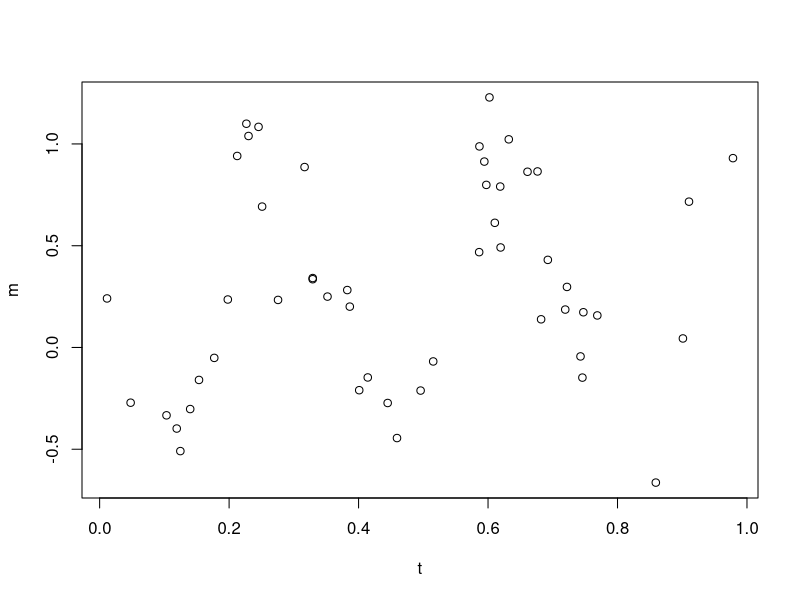
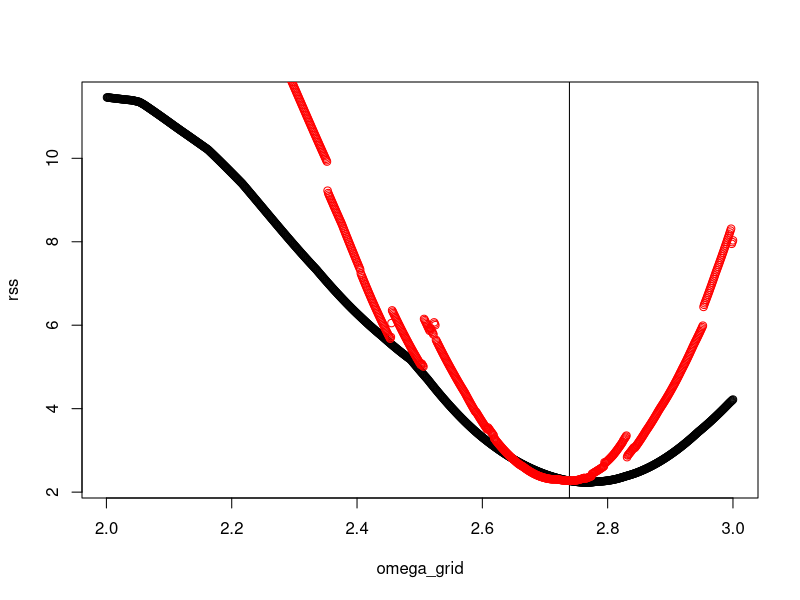

Write R code to recreate these figures, in order.
### compare newton method to grid search
### for newton, condition on amplitude, beta0, update phase
### optimize only across phase

rm(list=ls())
library(scales)

## simulate from sawtooth with amp 1 and phase 0
##   t : evaluaation points
##  cc : fraction down
Saw <- function(t,cc=0.75){
    t <- t %% 1
    return(((-2/cc)*t + 1)*(t < cc) + ((2/(1-cc))*t - (1+cc)/(1-cc))*(t >= cc))
}

SawPrime <- function(t,cc=0.75){
    ## returns derivative of sawtooth evaluated at t
    t <- t %% 1
    return((-2/cc)*(t < cc) + ((2/(1-cc))*(t >= cc)))
}

## computes beta and projects onto amp > 0 axis
ComputeBeta <- function(m,t,phi,omega){
    X <- cbind(1,Saw(omega*t+phi))
    B <- t(X)%*%X
    d <- t(X)%*%m
    z <- solve(B,d)
    ## find best solution with amp > 0
    if(z[2] < 0){
        e <- c(0,1)
        q <- solve(B,e)
        z <- z - q*(sum(e*z)/sum(e*q))
    }
   return(z)
}

ComputeResiduals <- function(m,t,phi,omega){
    X <- cbind(1,Saw(omega*t+phi))
    z <- ComputeBeta(m,t,phi,omega)
    return(m - X%*%z)
}

NewtonUpdate <- function(m,t,params,omega){
    ## 1. condition on phi, omega, closed for update for amp,beta0
    beta0 <- params[1]
    amp <- params[2]
    phi <- params[3]
    beta <- ComputeBeta(m,t,phi,omega)
    beta0 <- beta[1]
    amp <- beta[2]
    ## 2. condition on amp,beta0,omega, newton update phi (see sim.R for code)
    ## if amp = 0 we are at a (bad) stationary point, so choose random phase
    if(amp != 0){
        gp <- SawPrime(omega*t+phi)
        g <- Saw(omega*t+phi)
        del <- sum(gp*(g-(m-beta0)/amp))
        h <- sum(gp*gp)
        phi <- (phi - h^{-1}*del) %% 1
    } else {
        phi <- runif(1)
    }
    out <- c(beta0,amp,phi)
    return(out)
}

omega_grid <- (1:1000)/1000 + 2

## construct data
n <- 50
e.sd <- 0.2
t <- runif(n)
phi <- runif(1)
amp <- rchisq(1,30)/30
beta0 <- rnorm(1)
omega <- sample(omega_grid,1)
m <- amp*Saw(omega*t+phi) + beta0 + rnorm(n,mean=0,sd=e.sd)
plot(t,m)




## grid search to estimate omega and phase, closed for solution for beta0 and amp
N <- 500
phis_grid <- (0:(N-1))/N
tm <- proc.time()
rss <- rep(0,length(omega_grid))
for(ii in 1:length(rss)){
    print(ii)
    m.resid <- vapply(phis_grid,function(x){ComputeResiduals(m,t,x,omega_grid[ii])},rep(0,length(t))) ## faster not using lm
    rss[ii] <- min(colSums(m.resid^2))
}
proc.time() - tm
plot(omega_grid,rss)
abline(v=omega,col="black")



#### Newton optimization
rss <- rep(0,length(omega_grid))
NN <- 2
param <- c(0,1,runif(1))
tm <- proc.time()
for(ii in 1:length(omega_grid)){
    for(jj in 1:NN){
        param <- NewtonUpdate(m,t,param,omega_grid[ii])
    }
    X <- cbind(1,Saw(omega*t+param[3]))
    rss[ii] <- sum((m - X%*%param[1:2])^2)
}
proc.time() - tm
points(omega_grid,rss,col='red')

## why are red points sometimes less than black
## amplitude not being restricted to > 0
## 
